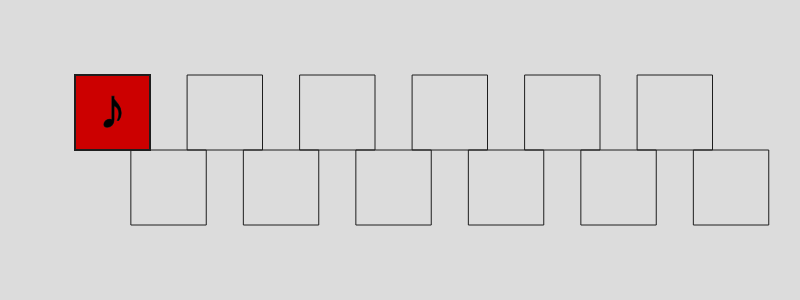
Frame 1 (no input)
Frame 60 (no input): identical to frame 1, image omitted
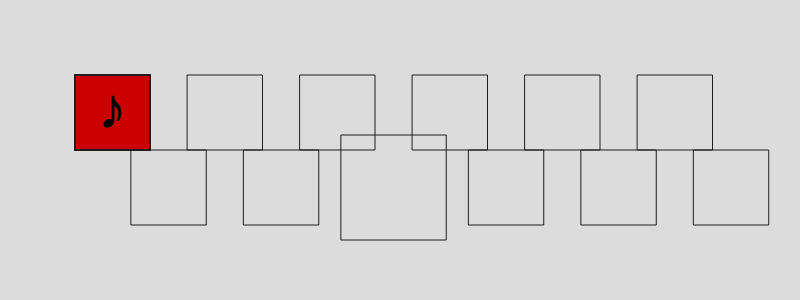
Frame 120 (the mouse pressed at the canvas centre since frame 60)

The p5.js sketch that drew these frames (run headless with seeded random() and noise() and a simulated clock; from frame 60 on, the mouse is pressed at the canvas centre):

// p5.js sketch
// ── sketch.js
// poitn d entre du programme
// gere affichage interaction avec des objet graphiques

// sketch.js
// Programme principal

let visualScale;
// sketch.js

function setup() {
  createCanvas(800, 300);
  visualScale = new VisualScale();
}

function draw() {
  background(220);
  visualScale.afficher();
}

// Ces deux fonctions ne sont appelées qu’une seule fois à l’appui ou au relâche
function mousePressed() {
  visualScale.sourisPressee();
}

function mouseReleased() {
  visualScale.sourisRelachee();
}

function mouseDragged() {
  if (!visualScale.pendingClick) return;

  const { index, x, y } = visualScale.pendingClick;
  const dx = abs(mouseX - x);
  const dy = abs(mouseY - y);

  if (dx > 3 || dy > 3) {
    visualScale.dragIndex = index;
    visualScale.pendingClick = null;
  }
}
function keyPressed() {
  const mapping = {
    'q': 0, 'w': 1, 's': 2, 'x': 3, 'd': 4, 'c': 5,
    'f': 6, 'v': 7, 'g': 8, 'b': 9, 'h': 10, 'n': 11
  };

  const keyLower = key.toLowerCase();
  const idx = mapping[keyLower];
  if (idx === undefined) return;

  const note = visualScale.notes.find(n => n.index === idx);
  if (!note) return;

  // Sélectionne uniquement, sans modifier la gamme
  visualScale.toggleNoteSelectionByIndex(idx);
  console.log(note.index);
}

// ── musicTheory.js
// musicTheory.js
// contient les constantes + fonctions generalistes

const INTERVALLES = {
  "P1": { nom: "Unisson juste", chroma: 0, raccourci: "P1", nature: "Juste" },
  "m2": { nom: "Seconde mineure", chroma: 1, raccourci: "m2", nature: "Mineur" },
  "M2": { nom: "Seconde majeure", chroma: 2, raccourci: "M2", nature: "Majeur" },
  "m3": { nom: "Tierce mineure", chroma: 3, raccourci: "m3", nature: "Mineur" },
  "M3": { nom: "Tierce majeure", chroma: 4, raccourci: "M3", nature: "Majeur" },
  "P4": { nom: "Quarte juste", chroma: 5, raccourci: "P4", nature: "Juste" },
  "A4": { nom: "Quarte augmentée", chroma: 6, raccourci: "A4", nature: "Augmenté" },
  "d5": { nom: "Quinte diminuée", chroma: 6, raccourci: "d5", nature: "Diminué" },
  "P5": { nom: "Quinte juste", chroma: 7, raccourci: "P5", nature: "Juste" },
  "m6": { nom: "Sixte mineure", chroma: 8, raccourci: "m6", nature: "Mineur" },
  "M6": { nom: "Sixte majeure", chroma: 9, raccourci: "M6", nature: "Majeur" },
  "m7": { nom: "Septième mineure", chroma: 10, raccourci: "m7", nature: "Mineur" },
  "M7": { nom: "Septième majeure", chroma: 11, raccourci: "M7", nature: "Majeur" },
  "P8": { nom: "Octave juste", chroma: 12, raccourci: "P8", nature: "Juste" }
};


const GAMMES = [
  { 
    nom: "Majeure", 
    signature: "101011010101",
    modes: ["Ionien", "Dorien", "Phrygien", "Lydien", "Mixolydien", "Éolien", "Locrien"]
  },
  { 
    nom: "Mineure harmonique", 
    signature: "101011001101",
    modes: ["Mineur harmonique", "Locrien ♮6", "Ionien #5", "Dorien #4", "Phrygien dominant", "Lydien #2", "Superlocrien bb7"]
  },
  { 
    nom: "Mineure mélodique", 
    signature: "101101010101",
    modes: ["Mineur mélodique", "Dorien b2", "Lydien augmenté", "Lydien dominant", "Mixolydien b6", "Éolien b5", "Superlocrien"]
  },
  { 
    nom: "Pentatonique", 
    signature: "101010010100",
    modes: ["Majeure", "Mode 2", "Mode 3", "Mode 4", "Mineure"]
  },
  { 
    nom: "Altérée", 
    signature: "111010101011",
    modes: ["Altérée"]
  },
  { 
    nom: "Chromatique", 
    signature: "111111111111",
    modes: ["Chromatique"]
  }
];


function genererRotations(signature) {
  let rotations = [];
  for (let i = 0; i < signature.length; i++) {
    rotations.push(signature.slice(i) + signature.slice(0, i));
  }
  return rotations;
}

// ── scale.js
// scale.js
// objet Gamme avec pour donnee de reference une signature type binaire representant la presence de note parmi 12
// par defaut commence avec une gamme vide
// possibilite d ajouter supprimer et deplacer des notes
// a chaque modification et verifie si gamme mode connu


class Gamme {
  
  // Initialise une gamme avec une chaîne de départ

  constructor(init = "100000000000") {
    this.signature = init;
    this.nomReconnu = null;
    this.modeReconnu = null;
    this.chroma = this.getChroma();
    this.reconnaitre(); // 🔍 Auto-reconnaissance dès la création
  }

  //Active une note à l’index donné
   
  ajouter(index) {
    if (index >= 0 && index < this.signature.length && this.signature[index] === '0') {
      this.signature = this.signature.slice(0, index) + '1' + this.signature.slice(index + 1);
      this.reconnaitre();
    }  
  }

  
  // Désactive une note à l’index donné

  supprimer(index) {
    if (index >= 0 && index < this.signature.length && this.signature[index] === '1') {
      this.signature = this.signature.slice(0, index) + '0' + this.signature.slice(index + 1);
      this.reconnaitre();
    }
  }

  //Déplace une note active vers une case voisine inactive

  deplacer(from, to) {
    if (
      from >= 0 && to >= 0 &&
      this.signature[from] === '1' &&
      this.signature[to] === '0' &&
      Math.abs(from - to) === 1
    ) {
      let arr = this.signature.split("");
      arr[from] = '0';
      arr[to] = '1';
      this.signature = arr.join("");
      this.reconnaitre();
    }
  }


  //Recherche une correspondance avec les gammes connues

  reconnaitre() {
    this.chroma = this.getChroma(); // Met à jour le chroma après reconnaissance
 console.log(this.chroma);

    this.nomReconnu = null;
    this.modeReconnu = null;

    // Pour chaque gamme connue
    for (let i = 0; i < GAMMES.length; i++) {
      let str = GAMMES[i].signature;
      let rotationValide = 0;
      
      // Test de toutes les rotations possibles
      for (let j = 0; j < 12; j++) {
        if (str.startsWith("1")) {
          if (str === this.signature) {
            this.nomReconnu = GAMMES[i].nom;
            this.modeReconnu = rotationValide;
            return;
          }
          rotationValide++; // Compte uniquement les rotations valides
        }
        // Rotation à gauche
        str = str.slice(1) + str[0];
      }
    }
  }


  getScaleMode() {
    return this.nomReconnu
      ? { nom: this.nomReconnu, mode: this.modeReconnu }
      : null;
  }
  
  // a partir de la signature returnne un tableau de 12 chromas
  getChroma() {
    const chroma = [];
    for (let i = 0; i < 12; i++) {
      if (this.signature[i] === '1') {
        chroma.push(i);
      }
    }
    return chroma;
  }


  // Affichage simplifié pour debug ou console

  toString() {
    return this.nomReconnu
      ? `Gamme reconnue : ${this.nomReconnu} (mode ${this.modeReconnu})`
      : `Gamme non reconnue : ${this.signature}`;
  }
}

// ── visualScale.js
class VisualNote {
  constructor(index, x, y, size, sigVal, refVal, color) {
    this.index  = index;
    this.x      = x;
    this.y      = y;
    this.size   = size;
    this.sigVal = sigVal;
    this.refVal = refVal;
    this.color  = color;
    this.isSelected = false;
    this.hoverScale = 1;

  }
update() {
  const cible = this.isHovered ? 1.4 : 1; // Zoom jusqu’à +40%
  this.hoverScale += (cible - this.hoverScale) * 0.25; // 💨 plus réactif
}



draw(isHovered = false) {
  this.isHovered = isHovered;
  push();

  // 📏 Zoom progressif
  const sizeZoom = this.size * this.hoverScale;
  const posX = this.x - (sizeZoom - this.size) / 2;
  const posY = this.y - (sizeZoom - this.size) / 2;

  // 🎨 Couleur de fond si active
  if (this.sigVal === '1') {
    fill(this.color);
    strokeWeight(2);
  } else {
    noFill();
  }

  stroke(30);
  rect(posX, posY, sizeZoom, sizeZoom);

  // ⭐ Liseré sélection (sans effacer le fond)
  if (this.isSelected) {
    stroke('#FFD700');
    strokeWeight(4);
    noFill();
    rect(posX - 3, posY - 3, sizeZoom + 6, sizeZoom + 6);
    stroke(30);
  }

  // 🎵 Symbole "♪"
  if (this.sigVal === '1') {
    fill(0);
    textAlign(CENTER, CENTER);
    textSize(sizeZoom * 0.75);
    strokeWeight(1);
    text("♪", posX + sizeZoom / 2, posY + sizeZoom / 2);
  }

  pop();
}


  isClicked(mx, my) {
    return (
      mx >= this.x &&
      mx <= this.x + this.size &&
      my >= this.y &&
      my <= this.y + this.size
    );
  }
}



class VisualScale {
  constructor() {
    this.caseRatio = 0.25;
    this.dragIndex = null;
    this.gamme = new Gamme();
    this.lastClickTime = 0;
    this.doubleClickDelay = 250;
    this.pendingClick = null;
    this.selectedNotes = [];

    this.colors = [
      '#cc0000', '#cc3300', '#cc6600', '#cc9900',
      '#cccc00', '#99cc00', '#66cc00', '#00cc66',
      '#00cccc', '#0066cc', '#6600cc', '#9900cc'
    ];

    this.notes = [];
    this.initNotes(); // création unique
  }

  initNotes() {
    this.caseSize = height * this.caseRatio;
    this.marginX = this.caseSize;
    this.marginY = this.caseSize;

    for (let i = 0; i < 12; i++) {
      const xBase = this.marginX + i * (this.caseSize * 0.75);
      const y = (i % 2 === 0) ? this.marginY : this.marginY + this.caseSize;
      const note = new VisualNote(i, xBase, y, this.caseSize, '0', '0', this.colors[i]);
      this.notes.push(note);
    }
  }

  afficher() {
    const sig = this.gamme.signature.split("");
    const refSig = GAMMES[0].signature.split("");

    for (let i = 0; i < 12; i++) {
      const note = this.notes[i];
      note.sigVal = sig[i];
      note.refVal = refSig[i];

      const hover = note.isClicked(mouseX, mouseY);
      note.update();
      note.draw(hover);
    }

    this.drawGammeLabel();
    this.drawDragIndicator();
  }

  drawGammeLabel() {
    const sm = this.gamme.getScaleMode();
    if (!sm) return;

    const { nom, mode } = sm;
    const modeName = GAMMES.find(g => g.nom === nom)?.modes[mode] || '';

    push();
    fill(0);
    textSize(24);
    textAlign(LEFT);
    text(`${nom} - ${modeName}`, this.marginX, 20);
    pop();
  }

  drawDragIndicator() {
    if (this.dragIndex === null) return;

    const size = this.caseSize;

    push();
    fill('#e76f51');
    ellipse(mouseX, mouseY, size * 0.8);
    fill(255);
    textAlign(CENTER, CENTER);
    textSize(size * 0.75);
    strokeWeight(1);
    text("♪", mouseX, mouseY);
    pop();
  }

  toggleSelection(note) {
    const alreadySelected = this.selectedNotes.includes(note.index);

    if (alreadySelected) {
      note.isSelected = false;
      this.selectedNotes = this.selectedNotes.filter(i => i !== note.index);
    } else {
      note.isSelected = true;
      this.selectedNotes.push(note.index);
    }
  }

  toggleNoteSelectionByIndex(idx) {
    const note = this.notes[idx];
    const alreadySelected = this.selectedNotes.includes(idx);

    if (alreadySelected) {
      note.isSelected = false;
      this.selectedNotes = this.selectedNotes.filter(i => i !== idx);
    } else {
      note.isSelected = true;
      this.selectedNotes.push(idx);
    }
  }
sourisPressee() {
  const idx = this.getCaseCliquee();
  if (idx === null) return;

  // Enregistrement du clic
  this.lastClickIndex = idx;
  this.clickStartTime = millis();
  this.clickStartPos = { x: mouseX, y: mouseY };

  // Si la note est active, on prépare le drag (sans déclencher encore)
  if (idx !== 0 && this.gamme.signature[idx] === '1') {
    this.pendingClick = {
      index: idx,
      x: mouseX,
      y: mouseY
    };
  }
}


sourisRelachee() {
  const idx = this.lastClickIndex;
  if (idx === null) {
    this.pendingClick = null;
    return;
  }

  const dt = millis() - this.clickStartTime;
  const dx = abs(mouseX - this.clickStartPos.x);
  const dy = abs(mouseY - this.clickStartPos.y);

  const isClick = dx < 4 && dy < 4;
  const isDoubleClick = dt < this.doubleClickDelay && idx === this.lastClickedIndex;

  const clickedNote = this.notes[idx];
  this.lastClickedIndex = idx;

  // 🎯 Drag & drop
  if (this.dragIndex !== null && idx !== 0) {
    const cible = this.getCaseCliquee();
    if (
      cible !== null &&
      cible !== 0 &&
      this.gamme.signature[cible] === '0' &&
      Math.abs(cible - this.dragIndex) === 1
    ) {
      this.gamme.deplacer(this.dragIndex, cible);
    }
    this.dragIndex = null;
    this.pendingClick = null;
    return;
  }

  // 🎯 Double-clic (modifie la gamme)
  if (isDoubleClick && idx !== 0) {
    if (this.gamme.signature[idx] === '1') {
      this.gamme.supprimer(idx);
    } else {
      this.gamme.ajouter(idx);
    }
    return;
  }

  // 🎯 Clic simple (sélection visuelle uniquement)
  if (isClick) {
    this.toggleSelection(clickedNote);
  }

  this.pendingClick = null;
}


  getCaseCliquee() {
    return this.notes.find(note => note.isClicked(mouseX, mouseY))?.index ?? null;
  }
}
